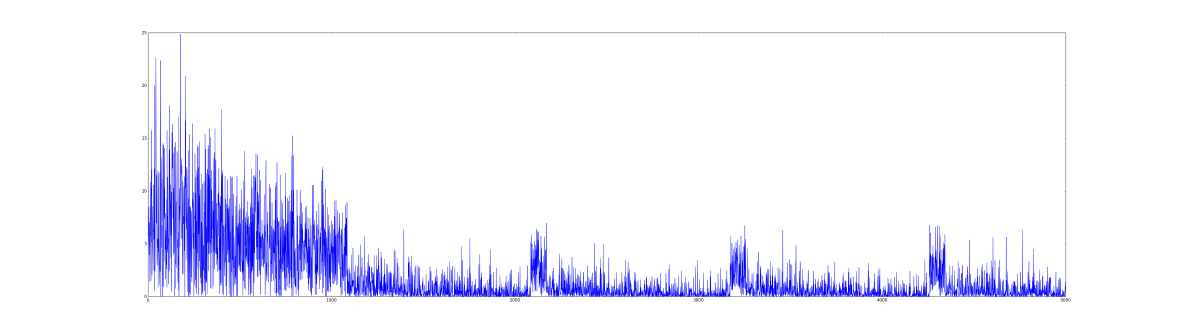
#> input picture train_loss_000001.png, 4736 x 1318 px, found by its file name (shown at 1/4 size); its folder holds only this picture in this run
$ python resize_modelnet.py train_loss_000001.png   (Python 2 division)   (older library calls are emulated)
#> lines starting #> are read from the running program, lines starting #| are printed output that depends on the picture
### dataset_tools.py
import numpy as np
import random,sys
from math import *
from scipy import spatial
from sklearn.cluster import MiniBatchKMeans
from numpy.random import random_integers
from skimage import io
from skimage import util
from skimage import transform
import matplotlib.pyplot as plt

#cluster the depths of the nb_img in path normal_path in 20 clusters
# [22 lines left out: function clustering_k_means_depth, not called in this run]


#cluster the depths of the nb_img in path normal_path in 20 clusters
def clustering_log_depth(depths):
    logs_r=np.linspace(0,0.9,50)
    return logs_r#np.exp(logs_r)

#cluster the normals of the nb_img in path normal_path in 20 clusters
# [138 lines left out: functions clustering_k_means_array, clustering_k_means, cluster_normals, compute_proba_dist_depth, cluster_depths_gaussian, compute_proba_dist and 2 more, not called in this run]


def central_crop(image, size):
    pad_0 = round((image.shape[0]-size[0])/2);
    pad_1 = round((image.shape[1]-size[1])/2);
    image_c = image[pad_0:pad_0+size[0], pad_1:pad_1+size[1]]
    return image_c;

# [108 lines left out: functions random_scaling, random_color, trim_values, compute_BBOX, random_dir, nb_0_string and 1 more, not called in this run]

### resize_modelnet.py
from dataset_tools import *
from skimage import io
from skimage import transform
from skimage import filters, feature, morphology
from os import path
#import h5py
#import sklearn.cross_validation
import glob
import numpy as np
import sys
import matplotlib as plt

file = sys.argv[1]
#file = "_workspaces_modelnetDatabase_02691156_model_000003_3.png"
print "================================================="+file
#files = glob.glob('/home/rendus/modelnet/depth/*')


path_in = '/home/rendus/modelnet/test/'
path_out = '/home/rendus/modelnet/out/test/'

norm_size = [55.0, 74.0];
input_size=[228.0,304.0];
mid_size=[228.0*2,304.0*2];

#file=files[i]

dir_name, img_name = path.split(file)

#read and resize normal map
normal = io.imread(path_in+'normal/'+img_name)
#> normal is the input picture: shape (1318, 4736, 4); mean R, G, B, A 240.9, 240.9, 254.4, 255
#normal_cv = cv2.imread(path_in+'normal/'+img_name)
normal_r = transform.rescale(normal, max(mid_size[0]/normal.shape[0], mid_size[1]/normal.shape[1]))
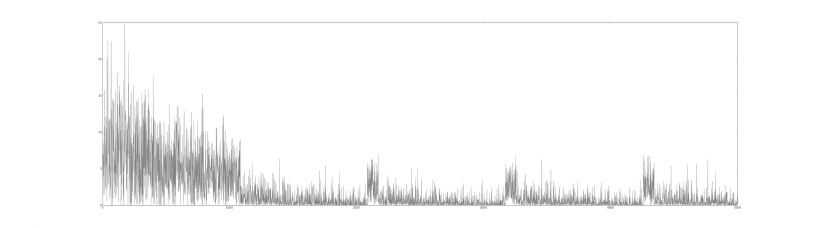
#> normal_r: shape (456, 1639, 1) float64 (shown at 1/2 size); min 0.447, max 1, mean 0.971
normal_r = central_crop(normal_r, mid_size);
#> (the run stopped early here; a loop or call above may not have finished)

$ run again, on network.jpg
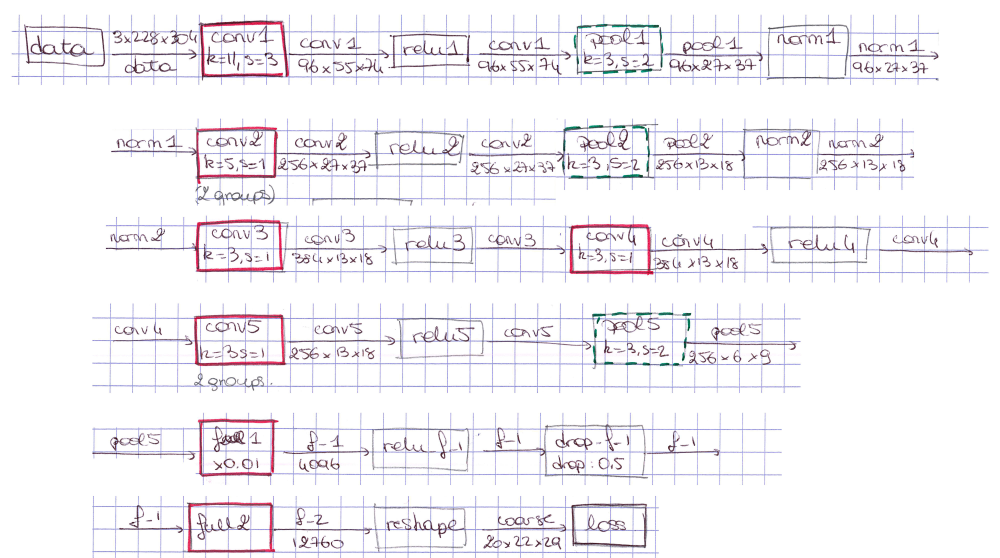
#> input picture network.jpg, 4000 x 2232 px, found by its file name (shown at 1/4 size)
#> normal is the input picture: shape (2232, 4000, 3); mean R, G, B 244.2, 242.2, 245.4
#> `normal_r = transform.rescale(normal, max(mid_size[0]/normal.shape[0], ..`:
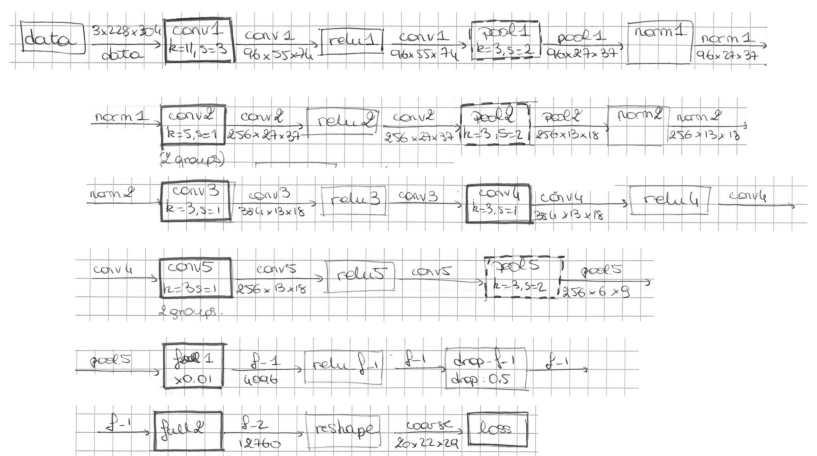
#> normal_r: shape (456, 817, 1) float64; min 0.179, max 1, mean 0.955

$ run again, on train_loss_000001b.png
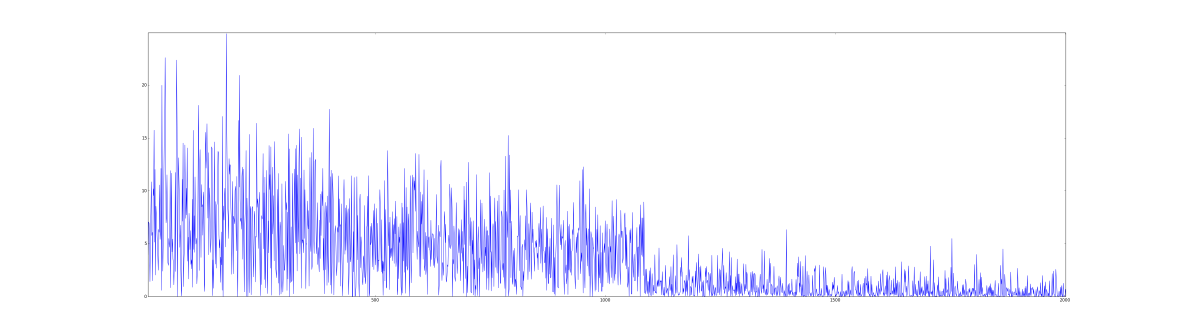
#> input picture train_loss_000001b.png, 4736 x 1318 px, found by its file name (shown at 1/4 size)
#> normal is the input picture: shape (1318, 4736, 4); mean R, G, B, A 243.4, 243.4, 254.4, 255
#> `normal_r = transform.rescale(normal, max(mid_size[0]/normal.shape[0], ..`:
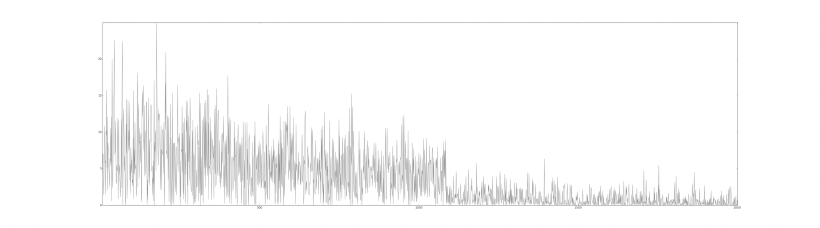
#> normal_r: shape (456, 1639, 1) float64 (shown at 1/2 size); min 0.408, max 1, mean 0.976
